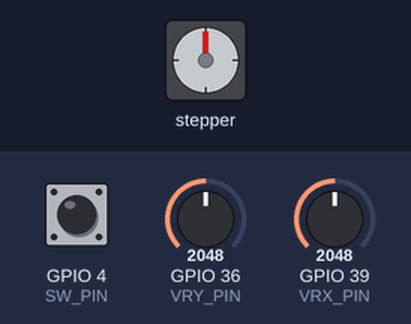
Bench run of a program on a simulated ESP32. Shown: stepper motor. Wiring (inferred from the names in the program): stepper motor driver (200 steps per turn assumed): step GPIO 16; direction GPIO 17; enable GPIO 18. Inputs (shaded band) come from the test bench; at power-on: GPIO 4 (SW_PIN) HIGH, GPIO 39 (VRX_PIN) = 2048, GPIO 36 (VRY_PIN) = 2048. What the program prints to the serial monitor is not drawn.

Above: at 1.2 s.
1.3 s: GPIO 4 (SW_PIN) pulled LOW for 0.15 s
2.9 s: GPIO 39 (VRX_PIN) set to 2388
5.9 s: GPIO 39 (VRX_PIN) set to 2494
At 6.35 s:
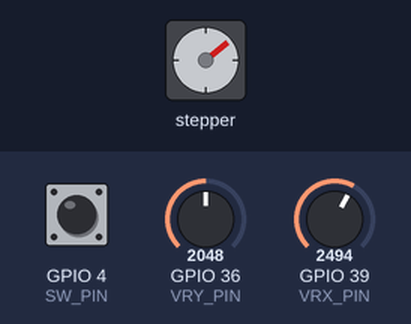
At 6.96 s:
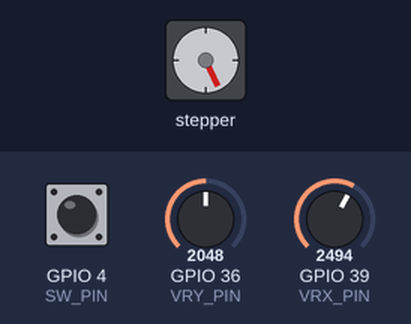
8.9 s: GPIO 39 (VRX_PIN) set to 491
At 9.37 s:
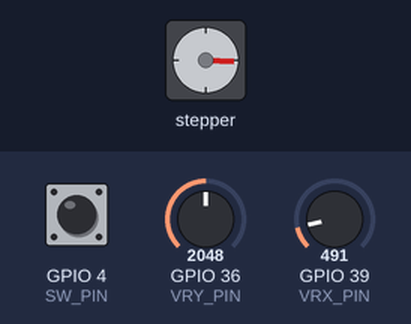
11.9 s: GPIO 39 (VRX_PIN) set to 777
14.9 s: GPIO 39 (VRX_PIN) set to 830
At 14.9 s:
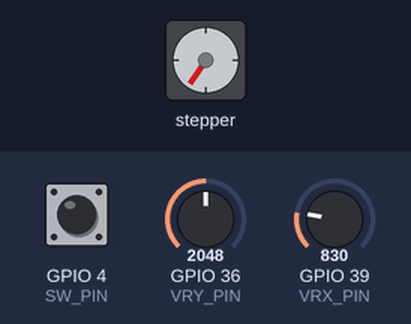
Timing chart, 0 to 17.9 s (numbered marks = the images above; inputs shaded):
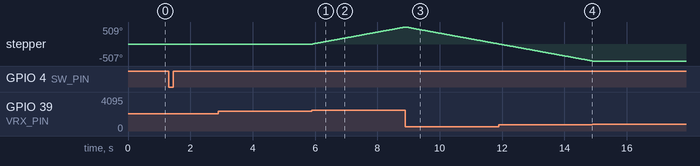

Measured:
- the behaviour switches between 2424 and 2425 on GPIO 39 (VRX_PIN) (found by bisection; images 0 and 1)
- the behaviour switches between 802 and 803 on GPIO 39 (VRX_PIN) (found by bisection; images 3 and 4)
- after the input at 5.9 s, stepper: keeps turning clockwise at about 170°/s, starting at once
- after the input at 14.9 s, stepper: stops changing and stays -507°

The program:

main.cpp
```cpp
// const int stepsPerRevolution = 2400;
#include <Arduino.h>

#define VRX_PIN 39 // ESP32 pin GPIO39 (ADC3) conectado al pin VRX
#define VRY_PIN 36 // ESP32 pin GPIO36 (ADC0) conectado al pin VRY
#define SW_PIN 4
#define STEP 16
#define DIR 17
#define ENA 18

bool configuracion = false;         // Estado del ciclo while
int valorX = 0;                     // Valor del eje X
int valorY = 0;                     // Valor del eje Y
int valorSW = HIGH;                 // Estado actual del botón
int lastSWState = HIGH;             // Último estado registrado del botón
unsigned long lastDebounceTime = 0; // Tiempo de la última lectura del botón
unsigned long debounceDelay = 50;   // Retardo para eliminar rebotes

void setup()
{
  Serial.begin(115200);
  pinMode(SW_PIN, INPUT_PULLUP);
  pinMode(STEP, OUTPUT);
  pinMode(DIR, OUTPUT);
  pinMode(ENA, OUTPUT);
  digitalWrite(ENA, LOW);
}

void loop()
{
  valorX = map(analogRead(VRX_PIN), 0, 4095, 0, 255);
  valorY = map(analogRead(VRY_PIN), 0, 4095, 0, 255);

  int reading = digitalRead(SW_PIN);

  if (reading != lastSWState)
  {
    lastDebounceTime = millis();
  }
  if ((millis() - lastDebounceTime) > debounceDelay)
  {
    if (reading != valorSW)
    {
      valorSW = reading;

      if (valorSW == LOW)
      {
        configuracion = !configuracion;
        if (configuracion)
        {
          Serial.println("Entrando en modo configuración");
        }
        else
        {
          Serial.println("Saliendo de modo configuración");
        }
      }
    }
  }
  lastSWState = reading;
  if (configuracion)
  {
    Serial.println("Dentro del modo configuración");
    if (valorX > 150)
    {
      digitalWrite(DIR, HIGH);
      digitalWrite(STEP, HIGH);
      delay(5);
      digitalWrite(STEP, LOW);
      delay(5);
      Serial.println("Moviendo Derecha");
    }
    else if (valorX < 50)
    {
      digitalWrite(DIR, LOW);
      digitalWrite(STEP, HIGH);
      delay(5);
      digitalWrite(STEP, LOW);
      delay(5);
      Serial.println("Moviendo Izquierda");
    }
  }
}
```
